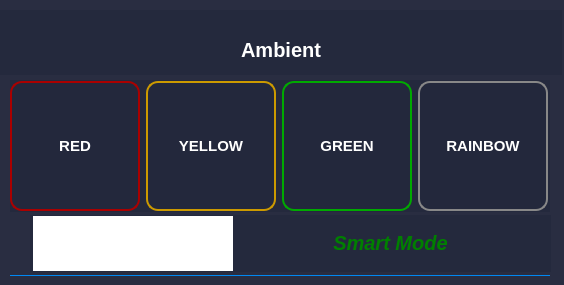
      <widget class="QWidget" name="widget_4" native="true">
       <property name="geometry">
        <rect>
         <x>28</x>
         <y>385</y>
         <width>564</width>
         <height>285</height>
        </rect>
       </property>
       <property name="sizePolicy">
        <sizepolicy hsizetype="Fixed" vsizetype="Fixed">
         <horstretch>0</horstretch>
         <verstretch>0</verstretch>
        </sizepolicy>
       </property>
       <property name="minimumSize">
        <size>
         <width>564</width>
         <height>285</height>
        </size>
       </property>
       <property name="maximumSize">
        <size>
         <width>564</width>
         <height>285</height>
        </size>
       </property>
       <property name="styleSheet">
        <string notr="true">QWidget {
    background-color: rgba(35, 40, 60, 215);
    border: none;

}</string>
       </property>
       <widget class="QWidget" name="layoutWidget">
        <property name="geometry">
         <rect>
          <x>0</x>
          <y>10</y>
          <width>562</width>
          <height>65</height>
         </rect>
        </property>
        <layout class="QVBoxLayout" name="verticalLayout_17">
         <property name="spacing">
          <number>0</number>
         </property>
         <item>
          <spacer name="verticalSpacer_3">
           <property name="orientation">
            <enum>Qt::Vertical</enum>
           </property>
           <property name="sizeType">
            <enum>QSizePolicy::Fixed</enum>
           </property>
           <property name="sizeHint" stdset="0">
            <size>
             <width>560</width>
             <height>15</height>
            </size>
           </property>
          </spacer>
         </item>
         <item>
          <layout class="QHBoxLayout" name="horizontalLayout_9">
           <item>
            <spacer name="horizontalSpacer_5">
             <property name="orientation">
              <enum>Qt::Horizontal</enum>
             </property>
             <property name="sizeType">
              <enum>QSizePolicy::Fixed</enum>
             </property>
             <property name="sizeHint" stdset="0">
              <size>
               <width>200</width>
               <height>40</height>
              </size>
             </property>
            </spacer>
           </item>
           <item>
            <widget class="QLabel" name="label_22">
             <property name="font">
              <font>
               <pointsize>-1</pointsize>
               <weight>75</weight>
               <bold>true</bold>
              </font>
             </property>
             <property name="styleSheet">
              <string notr="true">QLabel {
    background-color: transparent;
	color:white;
	font-size: 20px; font-weight: bold;

}</string>
             </property>
             <property name="text">
              <string>Ambient</string>
             </property>
             <property name="alignment">
              <set>Qt::AlignCenter</set>
             </property>
            </widget>
           </item>
           <item>
            <spacer name="horizontalSpacer_6">
             <property name="orientation">
              <enum>Qt::Horizontal</enum>
             </property>
             <property name="sizeType">
              <enum>QSizePolicy::Fixed</enum>
             </property>
             <property name="sizeHint" stdset="0">
              <size>
               <width>200</width>
               <height>40</height>
              </size>
             </property>
            </spacer>
           </item>
          </layout>
         </item>
        </layout>
       </widget>
       <widget class="QWidget" name="layoutWidget">
        <property name="geometry">
         <rect>
          <x>10</x>
          <y>80</y>
          <width>540</width>
          <height>132</height>
         </rect>
        </property>
        <layout class="QHBoxLayout" name="horizontalLayout_6">
         <item>
          <widget class="QPushButton" name="pushButton_settings_red">
           <property name="minimumSize">
            <size>
             <width>130</width>
             <height>130</height>
            </size>
           </property>
           <property name="maximumSize">
            <size>
             <width>130</width>
             <height>130</height>
            </size>
           </property>
           <property name="styleSheet">
            <string notr="true">QPushButton {
    border: 2px solid #a00;
    border-radius: 12px;
    color: white;
	font-size: 15px;
    font-weight: bold;
    padding: 10px;
    background: qlineargradient(
        x1: 0, y1: 0, x2: 0, y2: 1,
        stop: 0 #ff4d4d,
        stop: 0.5 #e60000,
        stop: 1 #990000
    );
}

QPushButton:hover {
    background: qlineargradient(
        x1: 0, y1: 0, x2: 0, y2: 1,
        stop: 0 #ff9999,
        stop: 0.5 #ff4d4d,
        stop: 1 #cc0000
    );
}

QPushButton:pressed {
    background: qlineargradient(
        x1: 0, y1: 0, x2: 0, y2: 1,
        stop: 0 #990000,
        stop: 0.5 #e60000,
        stop: 1 #ff4d4d
    );
    padding-top: 2px;
    padding-left: 2px;
}</string>
           </property>
           <property name="text">
            <string>RED</string>
           </property>
          </widget>
         </item>
         <item>
          <widget class="QPushButton" name="pushButton_settings_yellow">
           <property name="minimumSize">
            <size>
             <width>130</width>
             <height>130</height>
            </size>
           </property>
           <property name="maximumSize">
            <size>
             <width>130</width>
             <height>130</height>
            </size>
           </property>
           <property name="styleSheet">
            <string notr="true">QPushButton {
    border: 2px solid #cc9a00;
    border-radius: 12px;
    color: white;
	font-size: 15px;
    font-weight: bold;
    padding: 10px;
    background: qlineargradient(
        x1: 0, y1: 0, x2: 0, y2: 1,
        stop: 0 #ffff99,
        stop: 0.5 #ffcc00,
        stop: 1 #cc9900
    );
}

QPushButton:hover {
    background: qlineargradient(
        x1: 0, y1: 0, x2: 0, y2: 1,
        stop: 0 #ffffcc,
        stop: 0.5 #ffff99,
        stop: 1 #ffcc33
    );
}

QPushButton:pressed {
    background: qlineargradient(
        x1: 0, y1: 0, x2: 0, y2: 1,
        stop: 0 #cc9900,
        stop: 0.5 #ffcc00,
        stop: 1 #ffff99
    );
    padding-top: 2px;
    padding-left: 2px;
}
</string>
           </property>
           <property name="text">
            <string>YELLOW</string>
           </property>
          </widget>
         </item>
         <item>
          <widget class="QPushButton" name="pushButton_settings_green">
           <property name="minimumSize">
            <size>
             <width>130</width>
             <height>130</height>
            </size>
           </property>
           <property name="maximumSize">
            <size>
             <width>130</width>
             <height>130</height>
            </size>
           </property>
           <property name="styleSheet">
            <string notr="true">QPushButton {
    border: 2px solid #0a0;
    border-radius: 12px;
    color: white;
	font-size: 15px;
    font-weight: bold;
    padding: 10px;
    background: qlineargradient(
        x1: 0, y1: 0, x2: 0, y2: 1,
        stop: 0 #66ff66,
        stop: 0.5 #00cc00,
        stop: 1 #006600
    );
}

QPushButton:hover {
    background: qlineargradient(
        x1: 0, y1: 0, x2: 0, y2: 1,
        stop: 0 #99ff99,
        stop: 0.5 #66ff66,
        stop: 1 #00cc00
    );
}

QPushButton:pressed {
    background: qlineargradient(
        x1: 0, y1: 0, x2: 0, y2: 1,
        stop: 0 #006600,
        stop: 0.5 #00cc00,
        stop: 1 #66ff66
    );
    padding-top: 2px;
    padding-left: 2px;
}</string>
           </property>
           <property name="text">
            <string>GREEN</string>
           </property>
          </widget>
         </item>
         <item>
          <widget class="QPushButton" name="pushButton_settings_rainbow">
           <property name="minimumSize">
            <size>
             <width>130</width>
             <height>130</height>
            </size>
           </property>
           <property name="maximumSize">
            <size>
             <width>130</width>
             <height>130</height>
            </size>
           </property>
           <property name="styleSheet">
            <string notr="true">QPushButton {
    border: 2px solid #888;
    border-radius: 12px;
    color: white;
	font-size: 15px;
    font-weight: bold;
    padding: 10px;

    background: qlineargradient(
        x1: 0, y1: 0, x2: 1, y2: 0,
        stop: 0 red,
        stop: 0.17 orange,
        stop: 0.33 yellow,
        stop: 0.5 green,
        stop: 0.67 blue,
        stop: 0.83 indigo,
        stop: 1 violet
    );
}

QPushButton:hover {
    border: 2px solid white;
    background: qlineargradient(
        x1: 0, y1: 0, x2: 1, y2: 0,
        stop: 0 #ff6666,
        stop: 0.17 #ff9933,
        stop: 0.33 #ffff66,
        stop: 0.5 #66ff66,
        stop: 0.67 #66ccff,
        stop: 0.83 #cc66ff,
        stop: 1 #ff66cc
    );
}

QPushButton:pressed {
    background: qlineargradient(
        x1: 0, y1: 0, x2: 1, y2: 0,
        stop: 0 violet,
        stop: 0.17 indigo,
        stop: 0.33 blue,
        stop: 0.5 green,
        stop: 0.67 yellow,
        stop: 0.83 orange,
        stop: 1 red
    );
    padding-top: 2px;
    padding-left: 2px;
}</string>
           </property>
           <property name="text">
            <string>RAINBOW</string>
           </property>
          </widget>
         </item>
        </layout>
       </widget>
       <widget class="Line" name="line_2">
        <property name="geometry">
         <rect>
          <x>10</x>
          <y>275</y>
          <width>540</width>
          <height>1</height>
         </rect>
        </property>
        <property name="sizePolicy">
         <sizepolicy hsizetype="Fixed" vsizetype="Fixed">
          <horstretch>0</horstretch>
          <verstretch>0</verstretch>
         </sizepolicy>
        </property>
        <property name="minimumSize">
         <size>
          <width>540</width>
          <height>1</height>
         </size>
        </property>
        <property name="maximumSize">
         <size>
          <width>540</width>
          <height>1</height>
         </size>
        </property>
        <property name="styleSheet">
         <string notr="true">background-color: #0088F3;</string>
        </property>
        <property name="orientation">
         <enum>Qt::Horizontal</enum>
        </property>
       </widget>
       <widget class="QWidget" name="layoutWidget">
        <property name="geometry">
         <rect>
          <x>30</x>
          <y>215</y>
          <width>521</width>
          <height>57</height>
         </rect>
        </property>
        <layout class="QHBoxLayout" name="horizontalLayout_21">
         <property name="spacing">
          <number>10</number>
         </property>
         <property name="leftMargin">
          <number>0</number>
         </property>
         <item>
          <widget class="QLabel" name="label_settings_color">
           <property name="sizePolicy">
            <sizepolicy hsizetype="Fixed" vsizetype="Fixed">
             <horstretch>0</horstretch>
             <verstretch>0</verstretch>
            </sizepolicy>
           </property>
           <property name="minimumSize">
            <size>
             <width>200</width>
             <height>55</height>
            </size>
           </property>
           <property name="maximumSize">
            <size>
             <width>200</width>
             <height>55</height>
            </size>
           </property>
           <property name="font">
            <font>
             <pointsize>16</pointsize>
             <weight>75</weight>
             <bold>true</bold>
            </font>
           </property>
           <property name="styleSheet">
            <string notr="true">QLabel#label_settings_color {
	background-color: white;
	border: 2px;

}</string>
           </property>
           <property name="text">
            <string/>
           </property>
           <property name="alignment">
            <set>Qt::AlignCenter</set>
           </property>
          </widget>
         </item>
         <item>
          <widget class="QPushButton" name="pushButton_ambient_smartmode">
           <property name="sizePolicy">
            <sizepolicy hsizetype="Fixed" vsizetype="Fixed">
             <horstretch>0</horstretch>
             <verstretch>0</verstretch>
            </sizepolicy>
           </property>
           <property name="minimumSize">
            <size>
             <width>300</width>
             <height>50</height>
            </size>
           </property>
           <property name="maximumSize">
            <size>
             <width>300</width>
             <height>50</height>
            </size>
           </property>
           <property name="font">
            <font>
             <pointsize>15</pointsize>
             <weight>75</weight>
             <italic>true</italic>
             <bold>true</bold>
             <underline>false</underline>
             <strikeout>false</strikeout>
             <stylestrategy>PreferAntialias</stylestrategy>
             <kerning>true</kerning>
            </font>
           </property>
           <property name="cursor">
            <cursorShape>ArrowCursor</cursorShape>
           </property>
           <property name="focusPolicy">
            <enum>Qt::StrongFocus</enum>
           </property>
           <property name="layoutDirection">
            <enum>Qt::RightToLeft</enum>
           </property>
           <property name="styleSheet">
            <string notr="true">QPushButton {
    background-color: transparent;
    border: none;
	color:green;
}</string>
           </property>
           <property name="text">
            <string>Smart Mode  </string>
           </property>
           <property name="icon">
            <iconset resource="resources.qrc">
             <normaloff>:/images/Checkbox_off.png</normaloff>
             <normalon>:/images/Checkbox_on.png</normalon>
             <disabledoff>:/images/Checkbox_off.png</disabledoff>
             <disabledon>:/images/Checkbox_on.png</disabledon>
             <activeoff>:/images/Checkbox_off.png</activeoff>
             <activeon>:/images/Checkbox_on.png</activeon>
             <selectedoff>:/images/Checkbox_off.png</selectedoff>
             <selectedon>:/images/Checkbox_on.png</selectedon>:/images/Checkbox_off.png</iconset>
           </property>
           <property name="iconSize">
            <size>
             <width>256</width>
             <height>50</height>
            </size>
           </property>
           <property name="checkable">
            <bool>true</bool>
           </property>
          </widget>
         </item>
        </layout>
       </widget>
      </widget>
